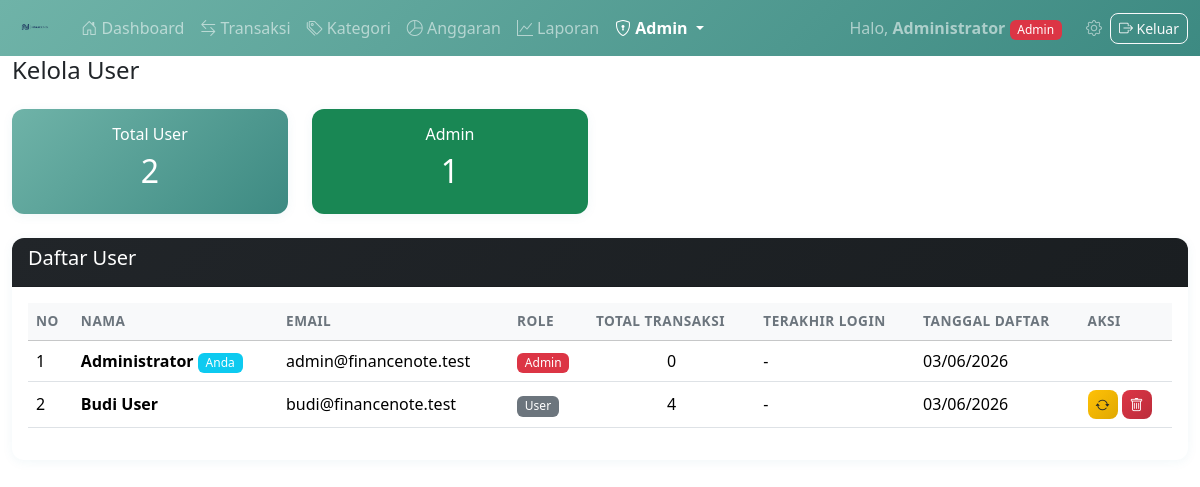
The page /pages/admin/users.php (signed in) on the database its author committed.
### tables this page shows
CREATE TABLE users (
    id                  INT AUTO_INCREMENT PRIMARY KEY,
    nama_lengkap        VARCHAR(100) NOT NULL,
    email               VARCHAR(100) NOT NULL UNIQUE,
    password            VARCHAR(255) NOT NULL,
    role                VARCHAR(20) DEFAULT 'user',
    mata_uang_default   VARCHAR(10) DEFAULT 'IDR',
    foto_profil         VARCHAR(255) NULL,
    tanggal_daftar      DATETIME DEFAULT CURRENT_TIMESTAMP,
    terakhir_login      DATETIME NULL
);

### pages/admin/users.php (the view, shortened to what this page needs)
<?php
require_once '../../includes/header.php';
require_once '../../includes/navbar.php';
$stmt = $pdo->query("
    SELECT u.*,
           COUNT(t.id) as total_transaksi
    FROM users u
    LEFT JOIN transaksi t ON t.user_id = u.id
    GROUP BY u.id
    ORDER BY u.tanggal_daftar DESC
");
$users = $stmt->fetchAll();
?>
<div class="container-fluid">
    <div class="d-flex justify-content-between align-items-center mb-3">
        <h4>Kelola User</h4>
    </div>
    <div class="row mb-4">
        <div class="col-md-3">
            <div class="card bg-primary text-white">
                <div class="card-body text-center">
                    <h6>Total User</h6>
                    <h2><?= count($users) ?></h2>
                </div>
            </div>
        </div>
        <div class="col-md-3">
            <div class="card bg-success text-white">
                <div class="card-body text-center">
                    <h6>Admin</h6>
                    <h2><?= count(array_filter($users, fn($u) => ($u['role'] ?? 'user') === 'admin')) ?></h2>
                </div>
            </div>
        </div>
    </div>
    <div class="card">
        <div class="card-header bg-dark text-white">
            <h5>Daftar User</h5>
        </div>
        <div class="card-body table-responsive">
            <table class="table table-hover align-middle">
                <thead class="table-light">
                    <tr>
                        <th>No</th>
                        <th>Nama</th>
                        <th>Email</th>
                        <th>Role</th>
                        <th>Total Transaksi</th>
                        <th>Terakhir Login</th>
                        <th>Tanggal Daftar</th>
                        <th>Aksi</th>
                    </tr>
                </thead>
                <tbody>
                    <?php if (empty($users)): ?>
                    <tr><td colspan="8" class="text-center text-muted py-3">Belum ada user.</td></tr>
                    <?php else: $no = 1; foreach ($users as $u): ?>
                    <tr>
                        <td><?= $no++ ?></td>
                        <td>
                            <strong><?= htmlspecialchars($u['nama_lengkap']) ?></strong>
                            <?php if ($u['id'] == $_SESSION['user_id']): ?>
                            <span class="badge bg-info">Anda</span>
                            <?php endif; ?>
                        </td>
                        <td><?= htmlspecialchars($u['email']) ?></td>
                        <td>
                            <span class="badge bg-<?= ($u['role'] ?? 'user') === 'admin' ? 'danger' : 'secondary' ?>">
                                <?= ucfirst($u['role'] ?? 'user') ?>
                            </span>
                        </td>
                        <td class="text-center"><?= $u['total_transaksi'] ?></td>
                        <td><?= $u['terakhir_login'] ? date('d/m/Y H:i', strtotime($u['terakhir_login'])) : '-' ?></td>
                        <td><?= date('d/m/Y', strtotime($u['tanggal_daftar'])) ?></td>
                        <td>
                            <?php if ($u['id'] != $_SESSION['user_id']): ?>
                            <div class="d-flex gap-1">
                                <form action="../../proses/proses-admin.php" method="POST" class="d-inline">
                                    <button type="submit" name="toggle_role" class="btn btn-warning btn-sm" title="Ganti Role">
                                        <i class="bi bi-arrow-repeat"></i>
                                    </button>
                                </form>
                                <button type="button" class="btn btn-danger btn-sm" data-bs-toggle="modal"
                                        data-bs-target="#deleteUserModal"
                                        data-id="<?= $u['id'] ?>"
                                        data-nama="<?= htmlspecialchars($u['nama_lengkap']) ?>"
                                        title="Hapus User">
                                    <i class="bi bi-trash"></i>
                                </button>
                            </div>
                            <?php endif; ?>
                        </td>
                    </tr>
                    <?php endforeach; endif; ?>
                </tbody>
            </table>
        </div>
    </div>
</div>
<?php require_once '../../includes/footer.php'; ?>

### assets/css/style.css (style rules this page uses)
.bg-primary { background: linear-gradient(135deg, #6fb3a8 0%, #3d8a82 100%) !important; }
.card { border: none; box-shadow: 0 2px 12px rgba(16, 112, 160, 0.06); border-radius: 12px; transition: box-shadow 0.2s; }
.card-header { border-radius: 12px 12px 0 0 !important; font-weight: 600; }
.card-header.bg-dark { background: linear-gradient(135deg, #212529, #1a1e21) !important; }
.table th { font-weight: 600; font-size: 0.85rem; text-transform: uppercase; letter-spacing: 0.5px; color: #6c757d; }
.table td { vertical-align: middle; }
.btn { border-radius: 8px; font-weight: 500; transition: all 0.2s; }
.btn-danger { background: linear-gradient(135deg, #dc3545, #bb2d3b); border: none; }
.btn-warning { background: linear-gradient(135deg, #ffc107, #e0a800); border: none; color: #212529; }
.badge { font-weight: 500; padding: 0.35em 0.65em; border-radius: 6px; }

### rows shown on the page
users: nama_lengkap "Administrator", shows "Anda", email "admin@financenote.test", role "Admin", total_transaksi "0", tanggal_daftar "03/06/2026"
users: nama_lengkap "Budi User", email "budi@financenote.test", role "User", total_transaksi "4", tanggal_daftar "03/06/2026"

### other values the page prints
$_SESSION['nama_lengkap'] "Administrator"
$current_role "Admin"
count($users) "2"
